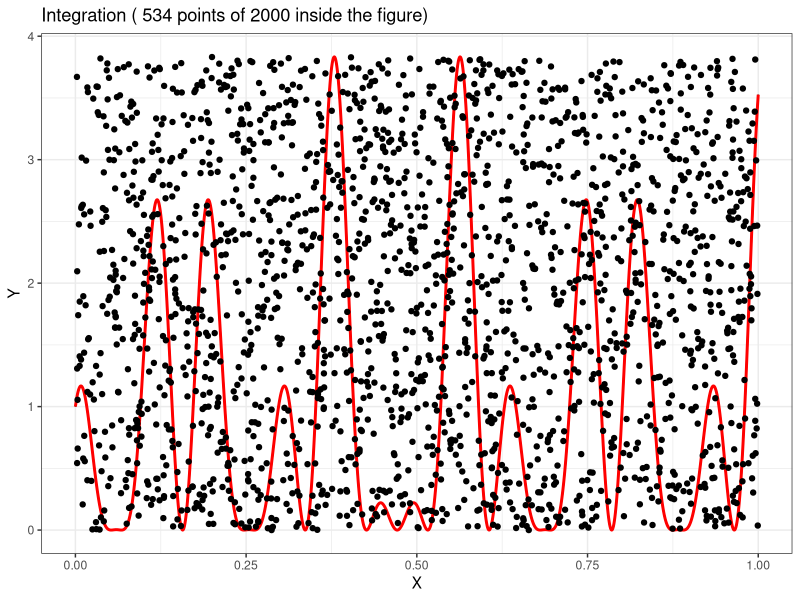
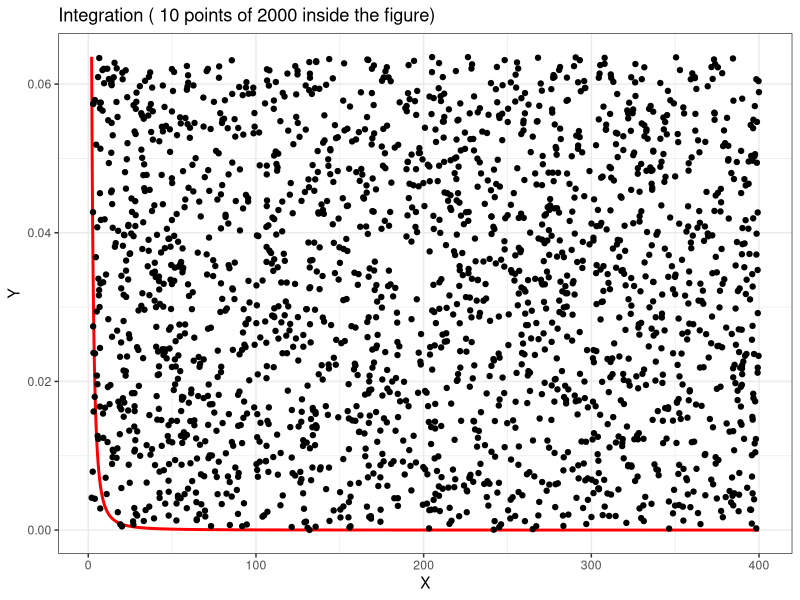

The R source for these figures, in order:
## ---- chunk 1
library('stats')
library('ggplot2')

#La siguientes funcion integra la función f entre los límites dados, y  hace la gráfica de 
#la ubicación de los números aleatorios dentro de ella
#inputs f - funcion a integrar. f tiene que ser univaluada
#       limInf, limSup limites superiores e inferiores
#output integral de la funcion
integrateGraph <- function(f,limInf,limSup){
  numRands <- 2000
  nums <- seq(limInf, limSup, (limSup-limInf)/(numRands-1))
  #Encuentra minimos y maximos en la funcion
  M <- max(f(nums))
  m <- min(f(nums))
  
  #Genera dos cadenas de numeros aleatorios (en x y en y)entre los rangos dados
  r1 <- runif(numRands, limInf, limSup)
  r2 <- runif(numRands,m, M)
  
  #Cuenta cuantos puntos queda abajo de la curva, rate es la tasa entre los puntos
  #dentro de la curva y el total de puntos
  f1 <- f(r1)-r2
  rate <- length(f1[f1 >= 0])/numRands
  #Int es la integral hallada
  Int <- (rate*(limSup-limInf)*(M-m) + (limInf)*(M-m)) 
  
  #Crea el dataframe y hace la grafica
  a <- data.frame( X = nums, Y = f(nums), Px = r1, Py = r2)
  s <- c("Integration (", rate*numRands,"points of", numRands, "inside the figure)")
  q <- ggplot(a, aes(x = X, y = Y)) 
  q <-q + geom_line(aes(x = X, y = Y))+  geom_line(colour = "red", size = 1) + geom_point(aes(x = Px, y = Py)) +  ggtitle(paste(s, collapse = " "))+  theme_bw()
  plot(q)
  
  return(Int)
}

#Esta es la función asigna en el talle
sq <- function(x){
  return((cos(50*x) +sin(20*x))^2)
}

integrateGraph(sq,0,1)


#Es básicamente la misma funcion que integrateGraph solo que no realiza la gráfica dada
#inputs f - funcion a integrar. f tiene que ser univaluada
#       limInf, limSup limites superiores e inferiores
#output integral de la funcion
int1<- function(f,limInf,limSup){
  numRands <- 100000
  nums <- seq(limInf, limSup, (limSup-limInf)/(numRands-1))
  M <- max(f(nums))
  m <- 0
  r1 <- runif(numRands, limInf, limSup)
  r2 <- runif(numRands,m, M)
  f1 <- f(r1)-r2
  rate <- length(f1[f1 >= 0])/numRands
  Int <- (rate*(limSup)*(M-m))
  return(Int)
}

## ---- chunk 2
integrate(sq, 0, 1)
## ---- chunk 3
int1(sq, 0, 1)
## ---- chunk 4


#Integra hasta infinito la funcion dada por parametro
#inputs f - funcion a integrar. f tiene que ser univaluada
#       limInf integra desde el limite inferior
#output integral de la funcion

intInfinity <- function(f,limInf){
  interval <- 100
  Int <- int1(f,limInf,(limInf+interval))
  s <- Int
  n <- 1
  #suma las integrales cada 100 numeros hasta que la siguiente suma sea despreciable
  while(s>Int/100){
    s <- int1(f,n*interval,(n+1)*interval)
    Int <- Int+s
    n <- n+1
  }
  #Invoca la funcion integrateGraph apenas para que se muestre la grafica, no tiene ningún otro proposito
  integrateGraph(func,limInf, n*interval)
  return(Int)
}
func <- function(x){
  return(1/(pi*(1+x^2)))
}
intInfinity(func,2)
## ---- chunk 5
integrate(func, 2, Inf)
